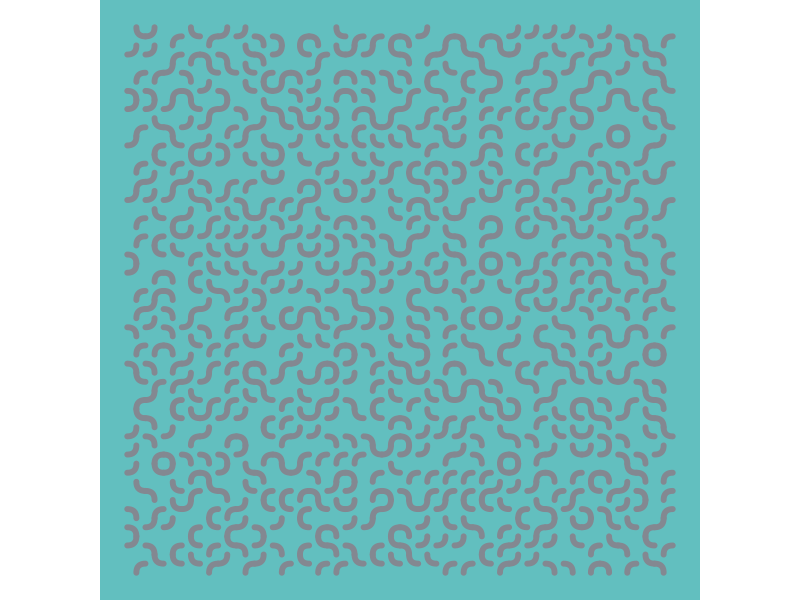
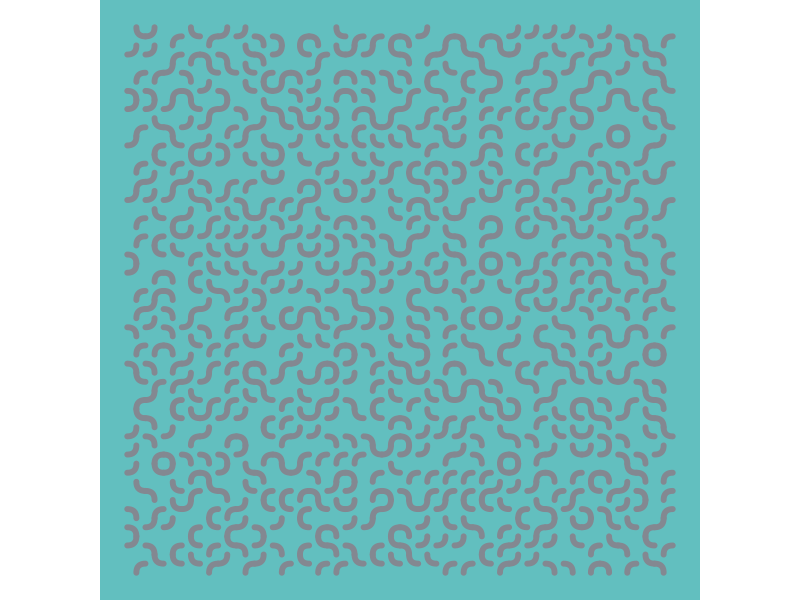

Generate these figures, in order, with R:
## ---- chunk 1
knitr::opts_chunk$set(echo = TRUE)
## ---- chunk 2
library(tidyr)
library(dplyr)
library(ggforce)
## ---- chunk 3
curves <- tribble(
  ~n, ~name, ~x, ~y,
  1, "lu", c(0, 0.5, 0.5), c(0.5, 0.5, 1),
  2, "rd", c(0.5, 0.5, 1), c(0, 0.5, 0.5),
  3, "ld", c(0, 0.5, 0.5), c(0.5, 0.5, 0),
  4, "ru", c(0.5, 0.5, 1), c(1, 0.5, 0.5)
  )

t = 900

tiles <- data.frame(col = rep(1:sqrt(t), sqrt(t)),
                    row = rep(1:sqrt(t), 
                              each = sqrt(t)),
                    n = sample(c(1, 2, 3, 4), 
                               replace = TRUE, 
                               size = t)) %>% 
  left_join(curves) %>% 
  unnest(c(x, y))

ggplot(tiles) +
  geom_bspline(aes(col + x, row + y,
                   group = interaction(col, row)), 
               size = 2, 
               n = 15, 
               color = "#838891", 
               lineend = "round") +
  coord_fixed() +
  theme_void() +
  theme(
    plot.background = element_rect(fill = "#62bfbf",
                                   color = NA)
  ) 

  ggsave(here::here("2020",  "TruchetCurve.png"), dpi = 320, height = 8, width = 8)
